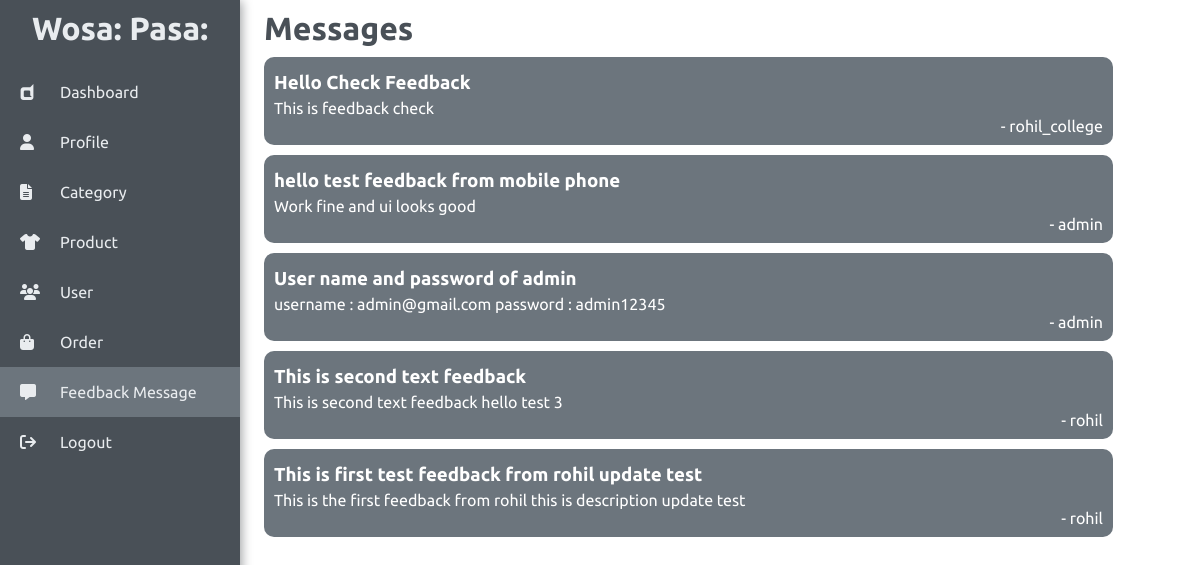
Page /wosapasa/admin/message.php (signed in) on the committed database.
### tables this page shows
CREATE TABLE `feedbacks` (
  `fb_id` int NOT NULL AUTO_INCREMENT,
  `title` varchar(150) NOT NULL,
  `message` text NOT NULL,
  `user_id` int NOT NULL,
  PRIMARY KEY (`fb_id`),
  KEY `user_id` (`user_id`),
  CONSTRAINT `feedbacks_ibfk_1` FOREIGN KEY (`user_id`) REFERENCES `users` (`user_id`)
);

CREATE TABLE `users` (
  `user_id` int NOT NULL AUTO_INCREMENT,
  `username` varchar(255) NOT NULL,
  `email` varchar(255) NOT NULL,
  `password` varchar(255) NOT NULL,
  `is_admin` tinyint(1) NOT NULL DEFAULT '0',
  `is_customer` tinyint(1) NOT NULL DEFAULT '1',
  `status` tinyint(1) DEFAULT '1',
  PRIMARY KEY (`user_id`),
  UNIQUE KEY `email` (`email`)
);

### wosapasa/admin/message.php (the view, shortened to what this page needs)
<?php
require_once 'checkadmin.php';
require_once '../config/utility.php';
?>
<!DOCTYPE html>
<html lang="en">
<head>
    <?php require_once 'head.php' ?>
</head>
<body>
    <div class="main_container">
        <?php
        require_once 'admin_nav.php';
        ?>
        <div class="container">
            <h1 class="header">Messages </h1>
            <?php
            if (!isset($_GET['page'])) {
                $page = 1;
            } else {
                $page = $_GET['page'];
            }
            $results_per_page = 10;
            $page_first_result = ($page - 1) * $results_per_page;
            $q_feedback = "SELECT * from feedbacks inner join users on feedbacks.user_id = users.user_id order by fb_id desc";
            $result = mysqli_query($conn, $q_feedback);
            $number_of_result = mysqli_num_rows($result);
            $number_of_page = ceil($number_of_result / $results_per_page);
            if ($page == 1 && $number_of_page == 0) {
                echo "
                    <div class='server_error'>
                        No data in Table
                    </div>
                ";
            } else if ($page > $number_of_page) {
                echo "
                    <div class='server_error'>
                        Invalid Page number
                    </div>
                ";
            } else {
                $q_pag_feedback = "SELECT * from feedbacks inner join users on feedbacks.user_id = users.user_id order by fb_id desc LIMIT " . $page_first_result . ',' . $results_per_page;
                $result = mysqli_query($conn, $q_pag_feedback);
                if ($number_of_result != 0) {
                    while ($feedback = mysqli_fetch_assoc($result)) {
            ?>
                        <div class="feedback_card">
                            <h3><?= $feedback['title'] ?></h3>
                            <p><?= $feedback['message'] ?></p>
                            <div class="left_align">
                                - <?= $feedback['username'] ?>
                            </div>
                        </div>
            <?php
                    }
                } else {
                    echo "<br>";
                    echo "No Product Found";
                }
            }
            ?>
        </div>
</body>
</html>

### wosapasa/assets/css/admin.css (style rules this page uses)
* { padding: 0; margin: 0; font-family: 'Ubuntu', sans-serif; }
.main_container { display: flex; width: 100%; position: relative; }
.container { margin-left: 22%; margin-right: 15px; width: 80%; text-align: justify; min-height: 100vh; }
.header { margin: 10px auto; color: #495057; }
.feedback_card { width: 90%; margin: 10px 0px; background-color: #6c757d; padding: 10px; border-radius: 10px; color: white; }
.feedback_card h3 { margin: 5px 0px; }
.left_align { text-align: right; }

### rows in the picture
feedbacks: title "Hello Check Feedback", message "This is feedback check", user.username "rohil_college"
feedbacks: title "hello test feedback from mobile phone", message "Work fine and ui looks good", user.username "admin"
feedbacks: title "User name and password of admin", message "username : admin@gmail.com password : admin12345", user.username "admin"
feedbacks: title "This is second text feedback", message "This is second text feedback hello test 3", user.username "rohil"
feedbacks: title "This is first test feedback from rohil update test", message "This is the first feedback from rohil this is description update test", user.username "rohil"
